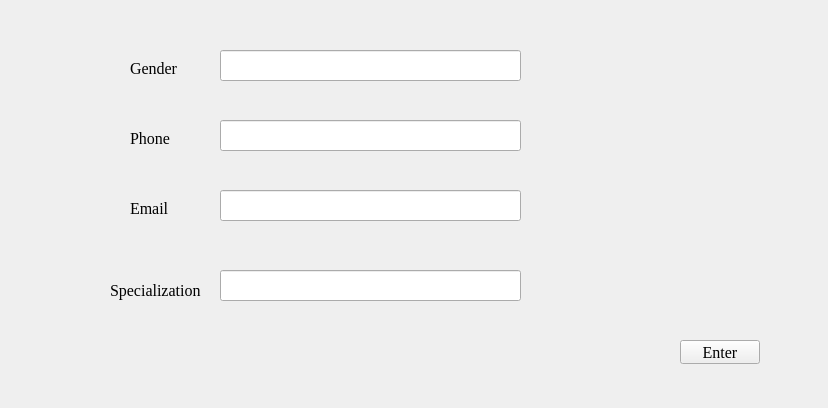
<?xml version="1.0" encoding="UTF-8"?>
<ui version="4.0">
 <class>signupFrom</class>
 <widget class="QWidget" name="signupFrom">
  <property name="geometry">
   <rect>
    <x>0</x>
    <y>0</y>
    <width>828</width>
    <height>408</height>
   </rect>
  </property>
  <property name="font">
   <font>
    <family>Times New Roman</family>
    <pointsize>12</pointsize>
   </font>
  </property>
  <property name="windowTitle">
   <string>Form</string>
  </property>
  <widget class="QLineEdit" name="up_d_gen">
   <property name="geometry">
    <rect>
     <x>220</x>
     <y>50</y>
     <width>301</width>
     <height>31</height>
    </rect>
   </property>
   <property name="styleSheet">
    <string notr="true"/>
   </property>
  </widget>
  <widget class="QLineEdit" name="up_d_ph">
   <property name="geometry">
    <rect>
     <x>220</x>
     <y>120</y>
     <width>301</width>
     <height>31</height>
    </rect>
   </property>
   <property name="styleSheet">
    <string notr="true"/>
   </property>
  </widget>
  <widget class="QLineEdit" name="up_d_email">
   <property name="geometry">
    <rect>
     <x>220</x>
     <y>190</y>
     <width>301</width>
     <height>31</height>
    </rect>
   </property>
   <property name="styleSheet">
    <string notr="true"/>
   </property>
  </widget>
  <widget class="QLineEdit" name="up_d_spec">
   <property name="geometry">
    <rect>
     <x>220</x>
     <y>270</y>
     <width>301</width>
     <height>31</height>
    </rect>
   </property>
   <property name="styleSheet">
    <string notr="true"/>
   </property>
  </widget>
  <widget class="QLabel" name="label">
   <property name="geometry">
    <rect>
     <x>130</x>
     <y>60</y>
     <width>91</width>
     <height>16</height>
    </rect>
   </property>
   <property name="styleSheet">
    <string notr="true">font: 12pt &quot;Times New Roman&quot;;</string>
   </property>
   <property name="text">
    <string>Gender</string>
   </property>
  </widget>
  <widget class="QLabel" name="label_2">
   <property name="geometry">
    <rect>
     <x>130</x>
     <y>130</y>
     <width>91</width>
     <height>16</height>
    </rect>
   </property>
   <property name="styleSheet">
    <string notr="true">font: 12pt &quot;Times New Roman&quot;;</string>
   </property>
   <property name="text">
    <string>Phone</string>
   </property>
  </widget>
  <widget class="QLabel" name="label_3">
   <property name="geometry">
    <rect>
     <x>130</x>
     <y>200</y>
     <width>91</width>
     <height>16</height>
    </rect>
   </property>
   <property name="styleSheet">
    <string notr="true">font: 12pt &quot;Times New Roman&quot;;</string>
   </property>
   <property name="text">
    <string>Email</string>
   </property>
  </widget>
  <widget class="QLabel" name="label_4">
   <property name="geometry">
    <rect>
     <x>110</x>
     <y>280</y>
     <width>111</width>
     <height>21</height>
    </rect>
   </property>
   <property name="styleSheet">
    <string notr="true">font: 12pt &quot;Times New Roman&quot;;</string>
   </property>
   <property name="text">
    <string>Specialization</string>
   </property>
  </widget>
  <widget class="QPushButton" name="pushButton">
   <property name="geometry">
    <rect>
     <x>680</x>
     <y>340</y>
     <width>80</width>
     <height>24</height>
    </rect>
   </property>
   <property name="styleSheet">
    <string notr="true">font: 12pt &quot;Times New Roman&quot;;</string>
   </property>
   <property name="text">
    <string>Enter</string>
   </property>
  </widget>
 </widget>
 <resources/>
 <connections/>
</ui>
